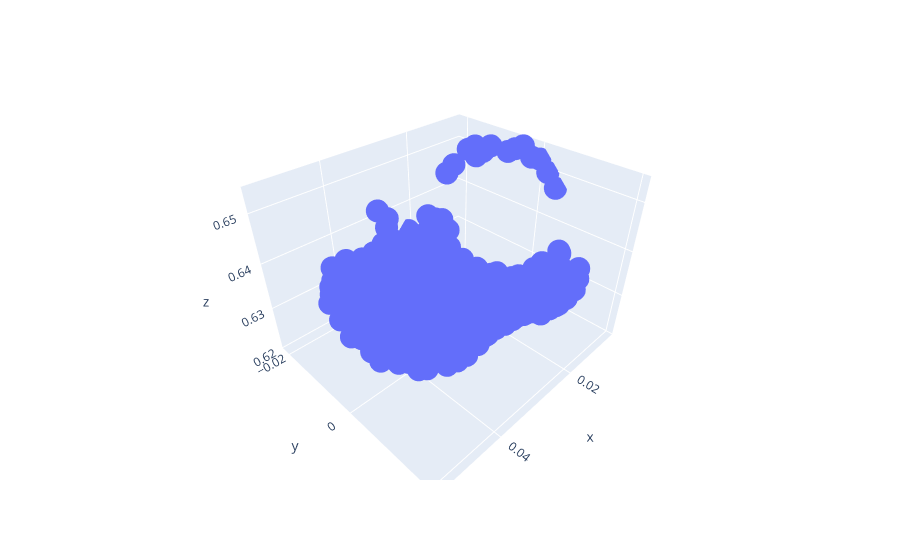

The code cell stored with this chart in its notebook:
### Code cell
px.scatter_3d(x=x, y=y, z=z)

### Figure 1 — Plotly figure (JSON) as saved in the notebook; plotly's stock layout.template omitted (floating-point values rounded to 4 significant figures; data arrays with more than 128 entries replaced by an {"elided": "..."} marker saying what was removed)
{"data": [{"hovertemplate": "x=%{x}<br>y=%{y}<br>z=%{z}<extra></extra>", "legendgroup": "", "marker": {"color": "#636efa", "symbol": "circle"}, "mode": "markers", "name": "", "scene": "scene", "showlegend": false, "type": "scatter3d", "x": {"elided": "707 float values"}, "y": {"elided": "707 float values"}, "z": {"elided": "707 float values"}}], "layout": {"legend": {"tracegroupgap": 0}, "margin": {"t": 60}, "scene": {"domain": {"x": [0, 1], "y": [0, 1]}, "xaxis": {"title": {"text": "x"}}, "yaxis": {"title": {"text": "y"}}, "zaxis": {"title": {"text": "z"}}}}}
